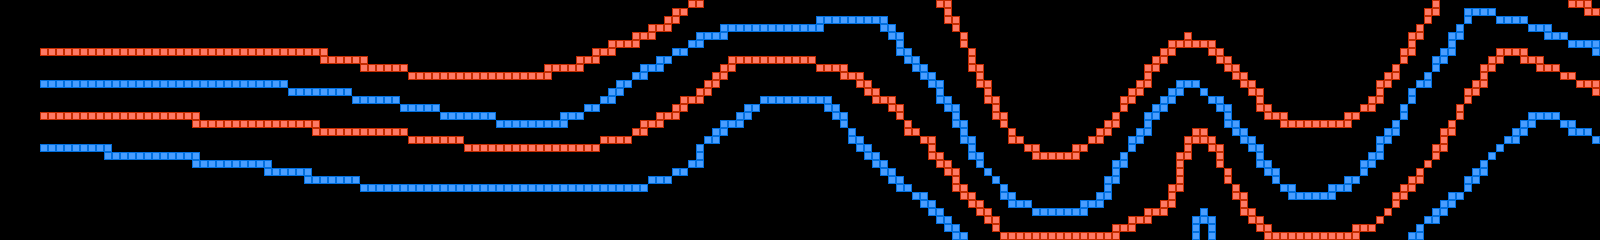

Tiled map render using the project's own tile images. Description and the map definition, with tile-layer contents summarised, below:
An orthogonal 200x30 tile map with 8x8 px tiles, 1 tile layer (layer).

<map version="1.0" orientation="orthogonal" width="200" height="30" tilewidth="8" tileheight="8">
 <tileset firstgid="1" name="chip" tilewidth="8" tileheight="8">
  <image source="chip.png" width="128" height="128" />
 </tileset>
 <layer name="layer" width="200" height="30">
  <properties>
   <property name="object" value="true" />
  </properties>
  <data>[6000 cells, 930 non-empty, 2 distinct tile ids]</data>
 </layer>
</map>
